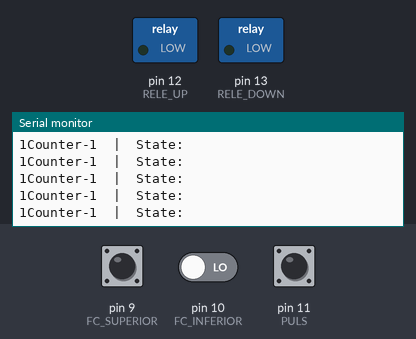
A sketch run on a simulated Arduino Uno, built with avr-gcc and run on an emulated ATmega328P. Parts: switched loads named in the sketch (green lamp = pin HIGH), the last lines printed to the serial monitor. The test bench sets the inputs (shaded band); at power-on: pin 11 (PULS) LOW, pin 9 (FC_SUPERIOR) LOW, pin 10 (FC_INFERIOR) LOW.

Above: at 1.2 s.
1.3 s: pin 11 (PULS) pulled HIGH for 0.15 s
At 2.1 s:
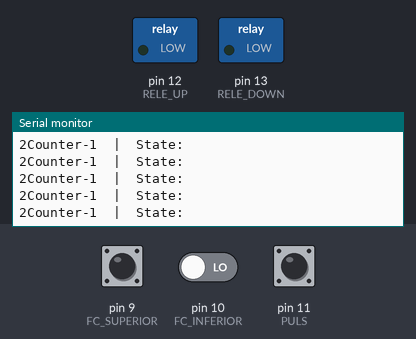
4.4 s: pin 11 (PULS) pulled HIGH for 1 s
At 5.0 s:
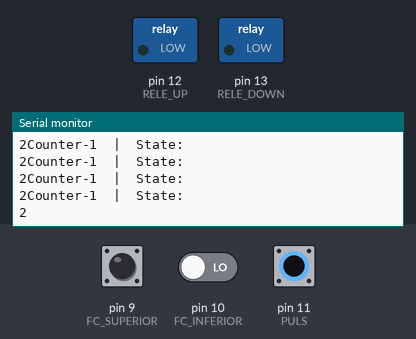
8.4 s: pin 11 (PULS) pulsed HIGH 5 times (0.12 s each, 0.3 s apart)
12.9 s: pin 11 (PULS) pulsed HIGH 5 times (0.12 s each, 0.3 s apart)
At 13.05 s:
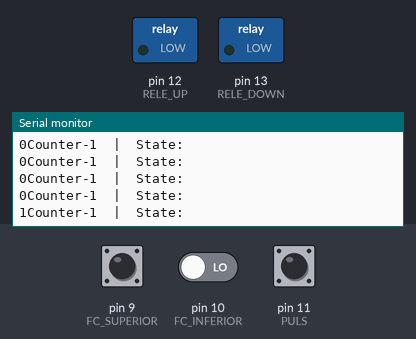
Timing chart, 0 to 15.9 s (numbered marks = the images above; inputs shaded):
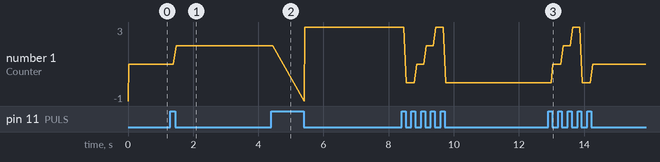

The sketch:

xanela_02.ino
```cpp
/******************************************************************
*
* Práctica de simulación dunha xanela dun automúvil(II):
* Debemos usar dous motores, un de baixada e outro de subida que,
* cando se pulse o botón vaia nun sentido, e cando o pulses outra
* vez vaia no sentido contrario. Neste caso, para lograr iso imos
* executar unha situación de paro, que será realizada mediante o
* uso de finais de carreira.
*
*******************************************************************
*
* Autor: Xan Pérez Iglesias
* Data: 06/02/2025  --  Hora: 10:25
* Softwre: Visual Studio Code
*
******************************************************************/

//Sentencias de preprocesamiento
#define PULS 11
#define RELE_UP 12
#define RELE_DOWN 13
#define FC_SUPERIOR 9
#define FC_INFERIOR 10

//Declaración de ESTADO
int state = 1;
int time = 20;
int counter = -1;

void setup(){
  pinMode(PULS, INPUT);
  pinMode(RELE_UP, OUTPUT);
  pinMode(RELE_DOWN, OUTPUT);
  pinMode(FC_SUPERIOR, INPUT);
  pinMode(FC_INFERIOR, INPUT);
  Serial.begin(9600);
}

void loop(){
    //Lectura pulsador
    if(digitalRead(PULS)){
        state = (state + 1)% 4; //Obtención de resto (0, 1, 2, 3) a partir de división entera, para los estados.
        while(digitalRead(PULS)){
            delay(time);
        }
    }

    if(digitalRead(FC_INFERIOR)){
        state = 1;
        while(digitalRead(PULS)){
            delay(time);
        }
    }
    if(digitalRead(FC_INFERIOR)){
        if(state == 0){
            state = 1;
        }
    }

    if(digitalRead(FC_SUPERIOR)){
        if(state == 2){
            state = 3;
        }
    }

    //Pulsador pulsado una vez == motor arriba
       switch(state){
         case 0:   //Caso 0: sube la ventanilla
           impulseUp;
           break;
         case 1:   //Caso 1: Baja la ventanilla
           impulseDown;
           break;
         default:  //Caso 2: Parada de la ventanilla
           stop;
       }


    Serial.print("Counter"); Serial.print(counter); Serial.print("  |  ");
    Serial.println("State:"); Serial.print(state);
}

void impulseUp(){
    digitalWrite(RELE_UP, HIGH);
    digitalWrite(RELE_DOWN, LOW);
    delay(time);
}

void impulseDown(){
    digitalWrite(RELE_UP, LOW);
    digitalWrite(RELE_DOWN, HIGH);
    delay(time);
}

void stop(){
    digitalWrite(RELE_UP, LOW);
    digitalWrite(RELE_DOWN, LOW);
    delay(time);
}
```

Measured:
- after the input at 1.3 s, the serial monitor: prints a new line after 0.18 s (image 1)
- after the input at 4.4 s, the serial monitor: prints a new line after 0.07 s (image 2)
- after the input at 12.9 s, the serial monitor: prints a new line after 0.14 s (image 3)
- plotted number 1: 1 → 2 after the input at 1.3 s, 2 → 3 after the input at 4.4 s, 3 → 0 after the input at 8.4 s, 0 → 1 after the input at 12.9 s
